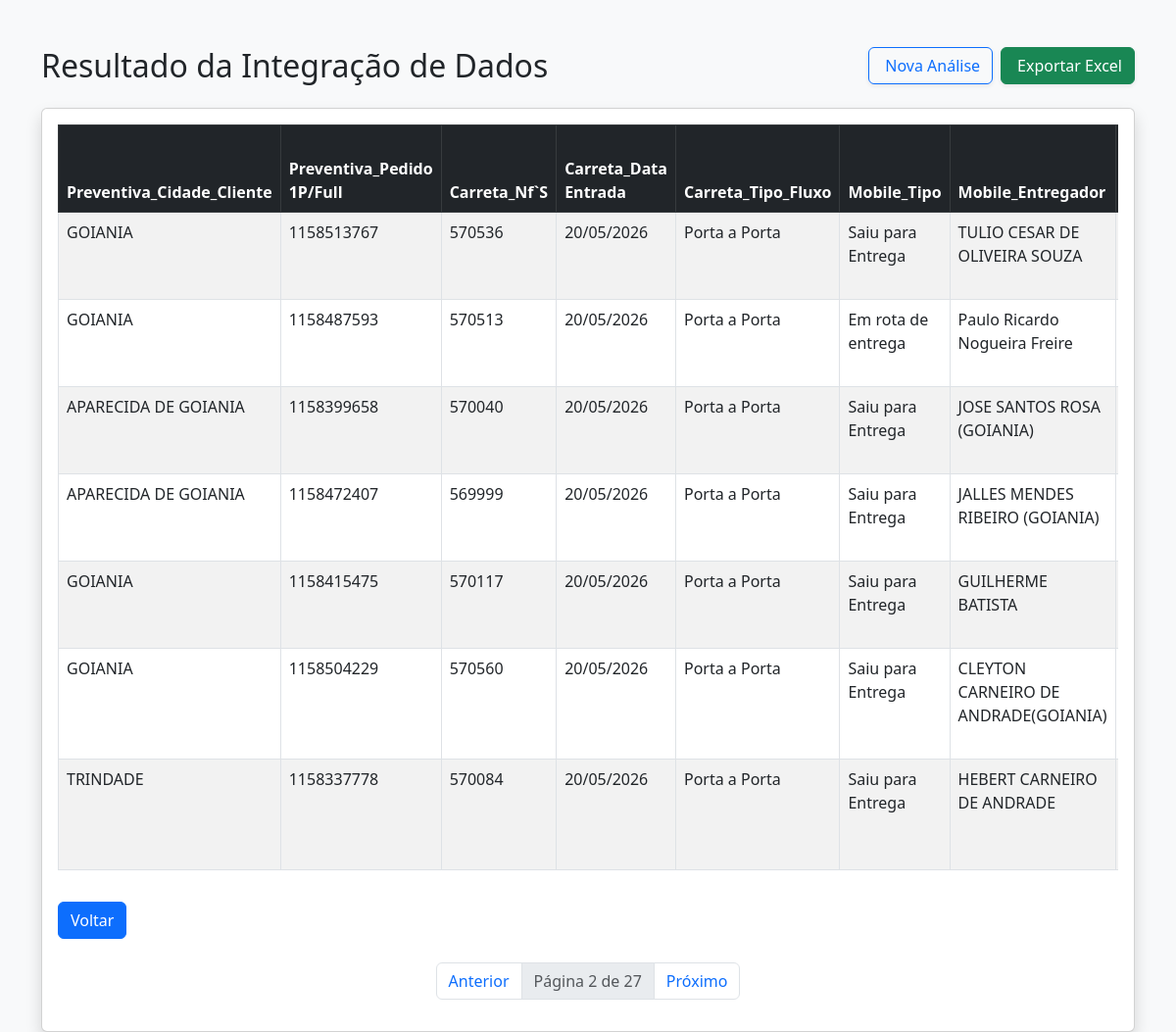
Screenshot of /analisar_dados?pagina=2 with the database file from the repository.
### tables this page shows
CREATE TABLE "analise_resultado" (
"Preventiva_Cidade_Cliente" TEXT,
  "Preventiva_Pedido 1P/Full" TEXT,
  "Carreta_Nf`S" TEXT,
  "Carreta_Data Entrada" TEXT,
  "Carreta_Tipo_Fluxo" TEXT,
  "Mobile_Tipo" TEXT,
  "Mobile_Entregador" TEXT,
  "Esl_Última Ocorrência/Observações" TEXT,
  "Esl_Pessoa/Nome" TEXT,
  "Esl_Última Ocorrência/Data Ocorrência" TEXT,
  "Bipe_Prod_Status_Deposito" TEXT,
  "Bipe_Notas_Ocorrencia" TEXT,
  "Chave_nf-e" TEXT
);

### routes.py (the view)
@rotas.route('/analisar_dados')
def analisar_dados():
    pagina = request.args.get('pagina', 1, type=int) #procura na Url o paramentro chamado 'pagina', se não existir, use o valor padrao 1 e converta para inteiro
    processar = request.args.get('processar', 'false') == 'true' #.get retorna uma string 'false' e logo em seguida e feita uma comparação de string 'false' é igual 'true'? não, então retorna o boleano False
    if processar:
        diretorio_raiz = current_app.config['DIRETORIO_RAIZ']
        caminho_script = os.path.join(diretorio_raiz, 'analise.py') # Corrigido o nome
        enconding_padro = locale.getpreferredencoding(False)
        subprocess.run(['python', caminho_script], capture_output=True, text=True, encoding=enconding_padro)
    itens_por_pg = 7
    lista_dados, total_itens = buscar_dados_paginados(pagina, itens_por_pg)
    total_paginas = (total_itens + itens_por_pg - 1) // itens_por_pg
    dados_formatados = {
        "Excel": lista_dados,
        "pagina_atual": pagina,
        "total_paginas": total_paginas
    }
    return render_template('tabela_resultado.html', dados=dados_formatados)

### database.py (called while the page is built)
def buscar_dados_paginados(pagina, itens_por_pagina=10): #o valor 10 é um valor padrão caso vc não passe nada
    conn = sqlite3.connect(DB_PATH)
    offset = (pagina - 1) * itens_por_pagina
    query = f"SELECT * FROM analise_resultado LIMIT {itens_por_pagina} OFFSET {offset}"
    df = pd.read_sql(query, conn) #executa uma query e transforma o resultado em um dataframe
    total_registros = conn.execute("SELECT COUNT(*) FROM analise_resultado").fetchone()[0]
    conn.close()
    return df.to_dict(orient='records'), total_registros

### templates/tabela_resultado.html (shortened to what this page needs)
<!DOCTYPE html>
<html lang="pt-br">
<head>
    <link href="https://cdn.jsdelivr.net/npm/bootstrap@5.3.0/dist/css/bootstrap.min.css" rel="stylesheet">
</head>
<body class="bg-light">
    <div class="container mt-5">
        <div class="d-flex flex-wrap align-items-center justify-content-between gap-3 mb-4">
            <h2 class="mb-0">Resultado da Integração de Dados</h2>
            <div class="d-flex gap-2">
                <a href="{{ url_for('rotas.deletar_arquivos') }}"
                    class="btn btn-outline-primary shadow-sm">
                     Nova Análise
                </a>
                <a href="{{ url_for('rotas.baixar_relatorio') }}"
                    class="btn btn-success shadow-sm">
                     Exportar Excel
                </a>
            </div>
        </div>
        <div class="card shadow">
            <div class="card-body">
                <div class="table-responsive">
                    <table class="table table-striped table-hover table-bordered">
                        <thead class="table-dark">
                            <tr>
                                {% if dados.Excel | length > 0 %}
                                {% for coluna in dados.Excel[0].keys() %}
                                <th>{{ coluna }}</th>
                                {% endfor %}
                                {% else %}
                                <th>Sem dados</th>
                                {% endif %}
                            </tr>
                        </thead>
                        <tbody>
                            {% for linha in dados.Excel %}
                            <tr>
                                {% for valor in linha.values() %}
                                <td>{{ valor }}</td>
                                {% endfor %}
                            </tr>
                            {% endfor %}
                        </tbody>
                    </table>
                </div>
                <a href="{{url_for('rotas.deletar_arquivos')}}" class="btn btn-primary mt-3">Voltar</a>
                <nav class="mt-4">
                    <ul class="pagination justify-content-center">
                        <li class="page-item {{ 'disabled' if dados.pagina_atual == 1 }}">
                            <a class="page-link"
                                href="{{ url_for('rotas.analisar_dados', pagina=dados.pagina_atual - 1) }}">Anterior</a>
                        </li>
                        <li class="page-item disabled">
                            <span class="page-link">Página {{ dados.pagina_atual }} de {{ dados.total_paginas }}</span>
                        </li>
                        <li class="page-item {{ 'disabled' if dados.pagina_atual == dados.total_paginas }}">
                            <a class="page-link"
                                href="{{ url_for('rotas.analisar_dados', pagina=dados.pagina_atual + 1) }}">Próximo</a>
                        </li>
                    </ul>
                </nav>
            </div>
        </div>
    </div>
</body>
</html>

### rows the page displays
analise_resultado: Preventiva_Cidade_Cliente "GOIANIA", valor "1158513767", valor "570536", Carreta_Data Entrada "20/05/2026", Carreta_Tipo_Fluxo "Porta a Porta", Mobile_Tipo "Saiu para Entrega", Mobile_Entregador "TULIO CESAR DE OLIVEIRA SOUZA"
analise_resultado: Preventiva_Cidade_Cliente "GOIANIA", valor "1158487593", valor "570513", Carreta_Data Entrada "20/05/2026", Carreta_Tipo_Fluxo "Porta a Porta", Mobile_Tipo "Em rota de entrega", Mobile_Entregador "Paulo Ricardo Nogueira Freire"
analise_resultado: Preventiva_Cidade_Cliente "APARECIDA DE GOIANIA", valor "1158399658", valor "570040", Carreta_Data Entrada "20/05/2026", Carreta_Tipo_Fluxo "Porta a Porta", Mobile_Tipo "Saiu para Entrega", Mobile_Entregador "JOSE SANTOS ROSA (GOIANIA)"
analise_resultado: Preventiva_Cidade_Cliente "APARECIDA DE GOIANIA", valor "1158472407", valor "569999", Carreta_Data Entrada "20/05/2026", Carreta_Tipo_Fluxo "Porta a Porta", Mobile_Tipo "Saiu para Entrega", Mobile_Entregador "JALLES MENDES RIBEIRO (GOIANIA)"
analise_resultado: Preventiva_Cidade_Cliente "GOIANIA", valor "1158415475", valor "570117", Carreta_Data Entrada "20/05/2026", Carreta_Tipo_Fluxo "Porta a Porta", Mobile_Tipo "Saiu para Entrega", Mobile_Entregador "GUILHERME BATISTA"
analise_resultado: Preventiva_Cidade_Cliente "GOIANIA", valor "1158504229", valor "570560", Carreta_Data Entrada "20/05/2026", Carreta_Tipo_Fluxo "Porta a Porta", Mobile_Tipo "Saiu para Entrega", Mobile_Entregador "CLEYTON CARNEIRO DE ANDRADE(GOIANIA)"
analise_resultado: Preventiva_Cidade_Cliente "TRINDADE", valor "1158337778", valor "570084", Carreta_Data Entrada "20/05/2026", Carreta_Tipo_Fluxo "Porta a Porta", Mobile_Tipo "Saiu para Entrega", Mobile_Entregador "HEBERT CARNEIRO DE ANDRADE"

### other values shown
{{ coluna }} "Preventiva_Cidade_Cliente" "Preventiva_Pedido 1P/Full" "Carreta_Nf`S" "Carreta_Data Entrada" "Carreta_Tipo_Fluxo" "Mobile_Tipo" "Mobile_Entregador"
{{ dados.pagina_atual }} "2"
{{ dados.total_paginas }} "27"
